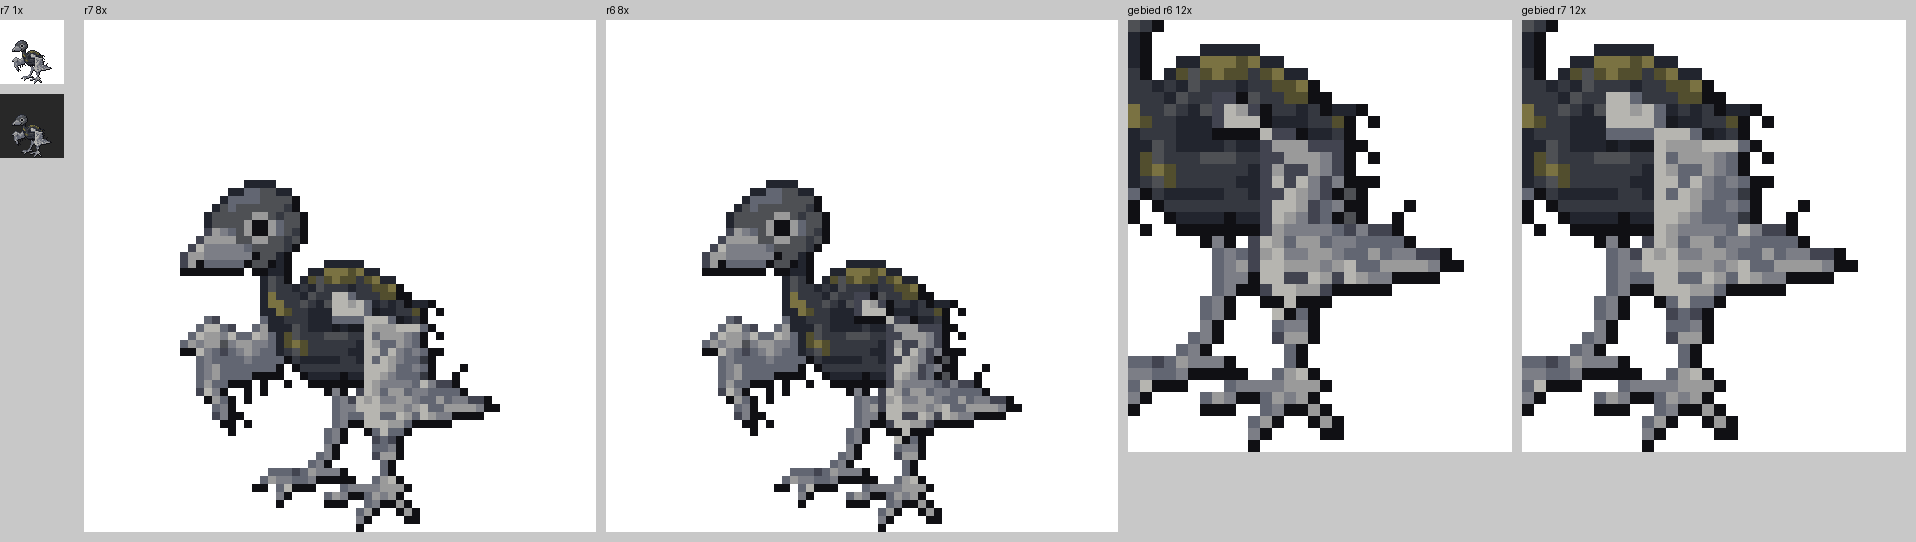

Here is the Python script that generated this plot:
# vel.png: r7 1x wit/donker | r7 8x | r6 8x | close-up gebied r6 | r7
from PIL import Image, ImageDraw
def rgb(fn,z,bg=(255,255,255)):
    im=Image.open(fn).convert('RGBA'); im=im.resize((im.width*z,im.height*z),Image.NEAREST)
    b=Image.new('RGB',im.size,bg); b.paste(im,(0,0),im); return b
r7,r6='kuiken_r7.png','../r6/kuiken_r6.png'
z=8; P=512; box=(24,28,56,64); Z=12; cw=(box[2]-box[0])*Z; ch=(box[3]-box[1])*Z
vel=Image.new('RGB',(84+2*(P+10)+2*(cw+10),max(P,ch)+30),(200,200,200)); d=ImageDraw.Draw(vel)
vel.paste(rgb(r7,1),(0,20)); vel.paste(rgb(r7,1,(40,40,40)),(0,94)); d.text((0,4),'r7 1x',fill=0); x=84
for nm,fn in (('r7 8x',r7),('r6 8x',r6)): vel.paste(rgb(fn,z),(x,20)); d.text((x,4),nm,fill=0); x+=P+10
for nm,fn in (('gebied r6 12x',r6),('gebied r7 12x',r7)):
    vel.paste(rgb(fn,Z).crop((box[0]*Z,box[1]*Z,box[2]*Z,box[3]*Z)),(x,20)); d.text((x,4),nm,fill=0); x+=cw+10
vel.save('vel.png')
